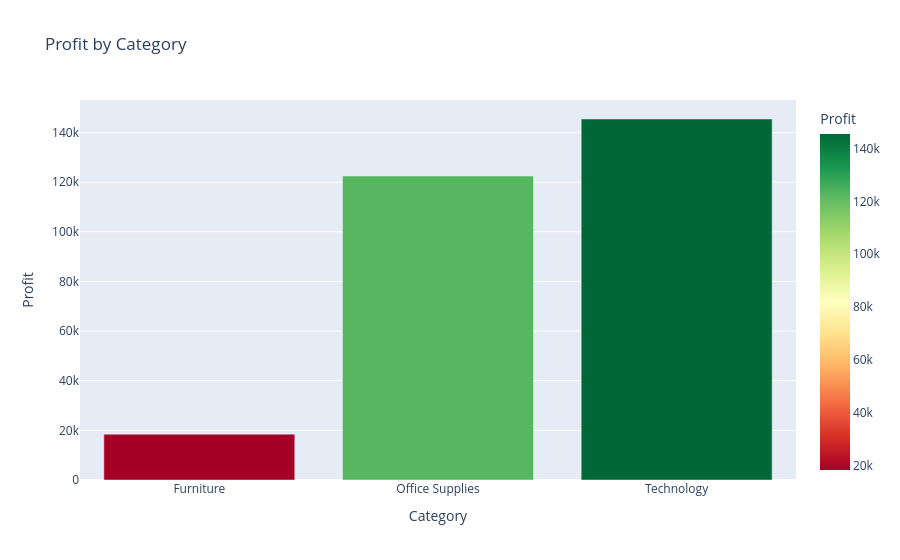

Notebook cell for this chart:
### Code cell
profit_cat = df.groupby("Category")["Profit"].sum().reset_index()

fig = px.bar(profit_cat,
             x="Category",
             y="Profit",
             title="Profit by Category",
             color="Profit",
             color_continuous_scale="RdYlGn")
fig.show()

### Figure 1 — Plotly figure (JSON) as saved in the notebook; plotly's stock layout.template omitted (floating-point values rounded to 4 significant figures)
{"data": [{"hovertemplate": "Category=%{x}<br>Profit=%{marker.color}<extra></extra>", "legendgroup": "", "marker": {"color": [18450.0, 122500.0, 145500.0], "coloraxis": "coloraxis", "pattern": {"shape": ""}}, "name": "", "orientation": "v", "showlegend": false, "textposition": "auto", "type": "bar", "x": ["Furniture", "Office Supplies", "Technology"], "xaxis": "x", "y": [18450.0, 122500.0, 145500.0], "yaxis": "y"}], "layout": {"barmode": "relative", "coloraxis": {"autocolorscale": false, "colorbar": {"title": {"text": "Profit"}}, "colorscale": [[0, "rgb(165,0,38)"], [0.1, "rgb(215,48,39)"], [0.2, "rgb(244,109,67)"], [0.3, "rgb(253,174,97)"], [0.4, "rgb(254,224,139)"], [0.5, "rgb(255,255,191)"], [0.6, "rgb(217,239,139)"], [0.7, "rgb(166,217,106)"], [0.8, "rgb(102,189,99)"], [0.9, "rgb(26,152,80)"], [1, "rgb(0,104,55)"]]}, "legend": {"tracegroupgap": 0}, "title": {"text": "Profit by Category"}, "xaxis": {"anchor": "y", "domain": [0, 1], "title": {"text": "Category"}}, "yaxis": {"anchor": "x", "domain": [0, 1], "title": {"text": "Profit"}}}}
